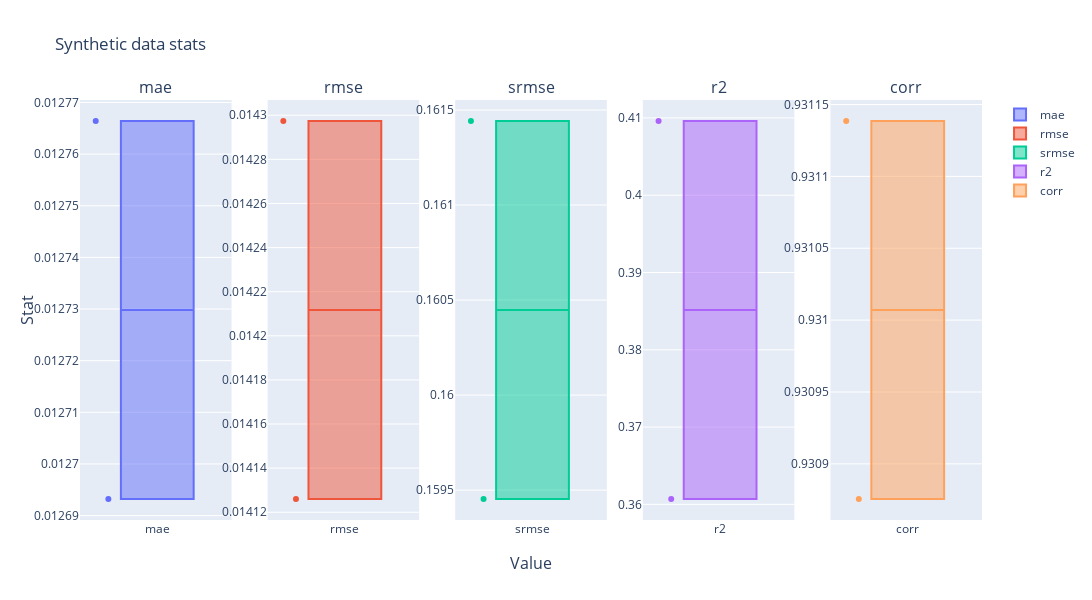

Notebook code for this chart:
### Code cell
# Boxplot of the stats separated by columns in subplots
fig = make_subplots(rows=1, cols=len(bootstrap_stats_final), subplot_titles = bootstrap_stats_final.index, x_title="Value", y_title="Stat")
for i, stat in enumerate(bootstrap_stats_mean.index):
    fig.add_trace(go.Box(y=bootstrap_stats_final.loc[stat,:],boxpoints='all', name=stat), row = 1, col= i+1)
fig.update_layout(
    title="Synthetic data stats",
    width=1200,
    height=600,
)
fig.show()

### Figure 1 — Plotly figure (JSON) as saved in the notebook; plotly's stock layout.template omitted (floating-point values rounded to 4 significant figures)
{"data": [{"boxpoints": "all", "name": "mae", "type": "box", "xaxis": "x", "y": [0.01277, 0.01269], "yaxis": "y"}, {"boxpoints": "all", "name": "rmse", "type": "box", "xaxis": "x2", "y": [0.0143, 0.01413], "yaxis": "y2"}, {"boxpoints": "all", "name": "srmse", "type": "box", "xaxis": "x3", "y": [0.1614, 0.1595], "yaxis": "y3"}, {"boxpoints": "all", "name": "r2", "type": "box", "xaxis": "x4", "y": [0.3607, 0.4096], "yaxis": "y4"}, {"boxpoints": "all", "name": "corr", "type": "box", "xaxis": "x5", "y": [0.9309, 0.9311], "yaxis": "y5"}], "layout": {"annotations": [{"font": {"size": 16}, "showarrow": false, "text": "mae", "x": 0.084, "xanchor": "center", "xref": "paper", "y": 1, "yanchor": "bottom", "yref": "paper"}, {"font": {"size": 16}, "showarrow": false, "text": "rmse", "x": 0.292, "xanchor": "center", "xref": "paper", "y": 1, "yanchor": "bottom", "yref": "paper"}, {"font": {"size": 16}, "showarrow": false, "text": "srmse", "x": 0.5, "xanchor": "center", "xref": "paper", "y": 1, "yanchor": "bottom", "yref": "paper"}, {"font": {"size": 16}, "showarrow": false, "text": "r2", "x": 0.708, "xanchor": "center", "xref": "paper", "y": 1, "yanchor": "bottom", "yref": "paper"}, {"font": {"size": 16}, "showarrow": false, "text": "corr", "x": 0.916, "xanchor": "center", "xref": "paper", "y": 1, "yanchor": "bottom", "yref": "paper"}, {"font": {"size": 16}, "showarrow": false, "text": "Value", "x": 0.5, "xanchor": "center", "xref": "paper", "y": 0, "yanchor": "top", "yref": "paper", "yshift": -30}, {"font": {"size": 16}, "showarrow": false, "text": "Stat", "textangle": -90, "x": 0, "xanchor": "right", "xref": "paper", "xshift": -40, "y": 0.5, "yanchor": "middle", "yref": "paper"}], "height": 600, "title": {"text": "Synthetic data stats"}, "width": 1200, "xaxis": {"anchor": "y", "domain": [0, 0.168]}, "xaxis2": {"anchor": "y2", "domain": [0.208, 0.376]}, "xaxis3": {"anchor": "y3", "domain": [0.416, 0.584]}, "xaxis4": {"anchor": "y4", "domain": [0.624, 0.792]}, "xaxis5": {"anchor": "y5", "domain": [0.832, 1]}, "yaxis": {"anchor": "x", "domain": [0, 1]}, "yaxis2": {"anchor": "x2", "domain": [0, 1]}, "yaxis3": {"anchor": "x3", "domain": [0, 1]}, "yaxis4": {"anchor": "x4", "domain": [0, 1]}, "yaxis5": {"anchor": "x5", "domain": [0, 1]}}}
